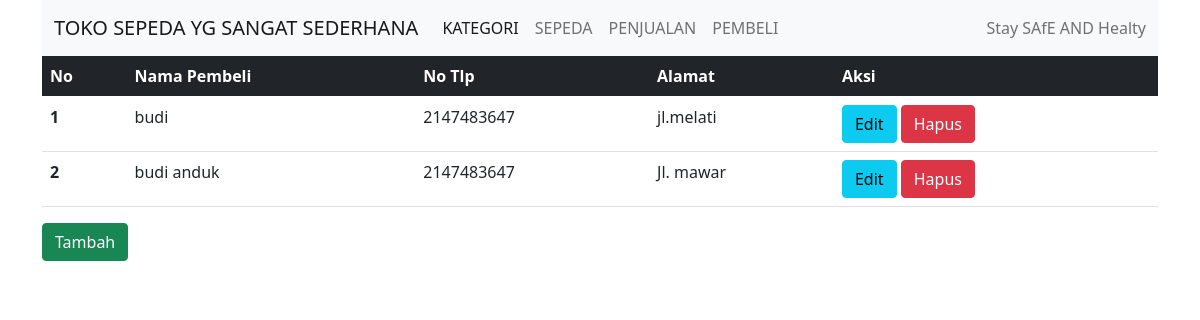
The app's page /index.php/pelanggan with its own data.
### tables this page shows
CREATE TABLE `pelanggan` (
  `pelanggan_id` int(11) NOT NULL,
  `nama_pelanggan` varchar(50) NOT NULL,
  `no_tlp` int(15) NOT NULL,
  `alamat` text NOT NULL
);

### application/controllers/Pelanggan.php (called while the page is built, shortened)
<?php
class Pelanggan extends CI_Controller
{
	public function __construct()
	{
		$this->load->model('PelangganModel');
	}
	public function index()
	{
		$data['allpelanggan'] = $this->PelangganModel->get_all_data_pelanggan();
		$data['title'] = "Daftar Pelanggan";
		$this->load->view('templates/header',$data);
		$this->load->view('pelanggan/index', $data);
		$this->load->view('templates/footer');
	}
}

### index.php (called while the page is built, shortened)
<?php
require_once BASEPATH.'core/CodeIgniter.php';

### application/models/PelangganModel.php (called while the page is built, shortened)
<?php
class PelangganModel extends CI_Model {
    public function get_all_data_pelanggan()
    {
            $query = "SELECT * FROM pelanggan";
            return $this->db->query($query)->result_array();
    }
}

### application/views/pelanggan/index.php (the view)
<table class="table">
  <thead class="table-dark">
    <tr>
      <th>No</th>
      <th>Nama Pembeli</th>
      <th>No Tlp</th>
      <th>Alamat</th>
      <th>Aksi</th>
    </tr>
  </thead>
  <tbody>
    <?php
    foreach ($allpelanggan as $no => $pelanggan) {
    ?>
      <tr>
        <th><?= $no + 1 ?></th>
        <td><?= $pelanggan['nama_pelanggan']; ?></td>
        <td><?= $pelanggan['no_tlp']; ?></td>
        <td><?= $pelanggan['alamat']; ?></td>
        <td>
          <a href="<?= base_url('pelanggan/edit/' . $pelanggan['pelanggan_id']) ?>" class="btn btn-info">Edit</a>
          <a href="<?= base_url('pelanggan/hapus/' . $pelanggan['pelanggan_id']) ?>" class="btn btn-danger">Hapus</a>
        </td>
      </tr>
    <?php } ?>
  </tbody>
</table>
<div class="row mt-2">
  <div class="col-3">
    <a href="<?= base_url('pelanggan/create') ?>" class="btn btn-success">Tambah</a>
  </div>
</div>

### records on screen
pelanggan: nama_pelanggan "budi", no_tlp "2147483647", alamat "jl.melati"
pelanggan: nama_pelanggan "budi anduk", no_tlp "2147483647", alamat "Jl. mawar"
